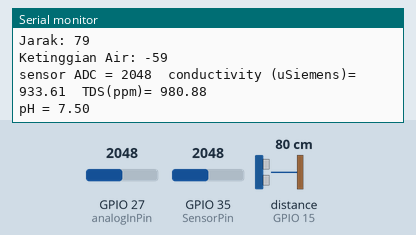
Recording of a sketch running on a simulated ESP32. Shown: the last lines printed to the serial monitor. Wiring (inferred from the names in the program): ultrasonic range finder: trigger GPIO 2; echo GPIO 15. The test bench sets the inputs (shaded band); at power-on: distance to the obstacle (sensor on GPIO 15) 80 cm, GPIO 27 (analogInPin) = 2048, GPIO 35 (SensorPin) = 2048. The echo pulse lasts 58.3 µs per cm; WiFi joins after 1.5 s; servers stay silent unless stated.

Above: at 2.7 s.
2.8 s: distance to the obstacle (sensor on GPIO 15) set to 2 cm
At 3.6 s:
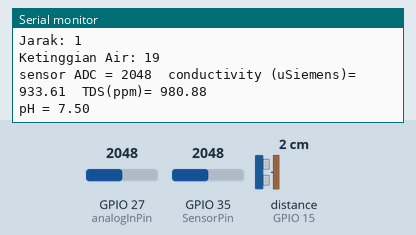
4.3 s: GPIO 27 (analogInPin) set to 2866
At 5.5 s:
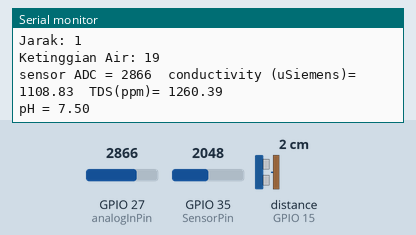
5.8 s: GPIO 35 (SensorPin) set to 2866
At 7.1 s:
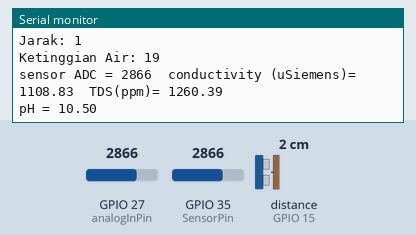
7.3 s: distance to the obstacle (sensor on GPIO 15) set to 4 cm
At 8.3 s:
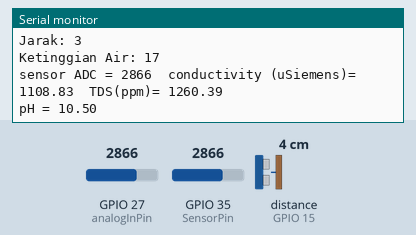
8.8 s: GPIO 27 (analogInPin) set to 3603
At 10.1 s:
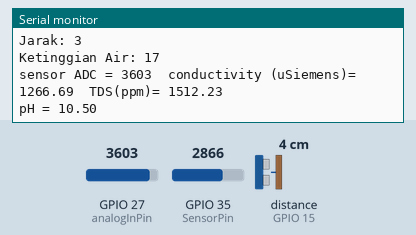
10.3 s: GPIO 35 (SensorPin) set to 3603
At 12.1 s:
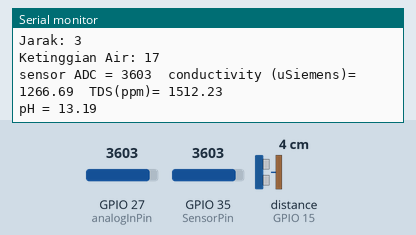
Timing chart, 0 to 12.8 s (numbered marks = the images above; inputs shaded):
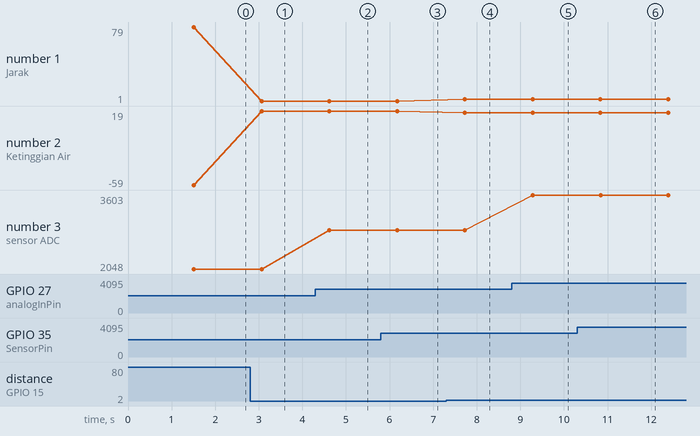

Measured:
- after the input at 2.8 s, the serial monitor: prints a new line after 0.26 s (image 1)
- after the input at 4.3 s, the serial monitor: prints a new line after 0.32 s (image 2)
- after the input at 5.8 s, the serial monitor: prints a new line after 0.48 s (image 3)
- after the input at 7.3 s, the serial monitor: prints a new line after 0.43 s (image 4)
- after the input at 8.8 s, the serial monitor: prints a new line after 0.48 s (image 5)
- after the input at 10.3 s, the serial monitor: prints a new line after 0.64 s (image 6)
- plotted number 1: 79 → 1 after the input at 2.8 s, 1 → 3 after the input at 7.3 s
- plotted number 2: -59 → 19 after the input at 2.8 s, 19 → 17 after the input at 7.3 s

The sketch:

Tambak_Udang_Sehat.ino
```cpp
//PUNYA ESP32
#include <WiFi.h>
#include <IOXhop_FirebaseESP32.h>
#define FIREBASE_HOST ""
#define FIREBASE_AUTH ""
#define WIFI_SSID "JTE-2"
#define WIFI_PASSWORD "elektro2"

//PUNYA ULTRASONIC
const int trigPin = 2;
const int echoPin = 15;
long duration;
int distance;
int ketinggianAir;

//PUNYA TDS
#define analogInPin 27
int sensorValue;
float outputValueConductivity;
float outputValueTDS;

//PUNYA PH METER
#define SensorPin 35
unsigned long int avgValue;
float b;
int buf[10],temp;
float phValue;

void setup() {
  Serial.begin(115200);

//PUNYA ESP32
  WiFi.begin(WIFI_SSID, WIFI_PASSWORD);
  Serial.print("connecting");
  while (WiFi.status() != WL_CONNECTED) {
    Serial.print(".");
    delay(500);
  }
  Serial.println();
  Serial.print("connected: ");
  Serial.println(WiFi.localIP());

  Firebase.begin(FIREBASE_HOST, FIREBASE_AUTH);

//PUNYA ULTRASONIC
  pinMode(trigPin, OUTPUT);
  pinMode(echoPin, INPUT);
}

void loop() {
  ultrasonic();
  tds();
  phMeter();
  sendDataFirebase();
  delay(1000);
}

void ultrasonic(){
  digitalWrite(trigPin, LOW); //KONFIGURASI ULTRASONIC
  delayMicroseconds(2);
  digitalWrite(trigPin, HIGH);
  delayMicroseconds(10);
  digitalWrite(trigPin, LOW);
  duration = pulseIn(echoPin, HIGH);
  distance= duration*0.034/2;

  Serial.print("Jarak: ");
  Serial.println(distance); //TAMPILKAN JARAK ANTARA ULTRASONIC DAN BENDA
  ketinggianAir = 20 - distance; //RUMUS MENGUKUR KETINGGIAN AIR
  Serial.print("Ketinggian Air: ");
  Serial.println(ketinggianAir); //TAMPILKAN KETINGGIAN AIR
}

void tds(){
  sensorValue = analogRead(analogInPin);
  outputValueConductivity = (0.2142*sensorValue)+494.93;
  outputValueTDS = (0.3417*sensorValue)+281.08;
  Serial.print("sensor ADC = ");
  Serial.print(sensorValue);
  Serial.print("  conductivity (uSiemens)= ");
  Serial.print(outputValueConductivity);
  Serial.print("  TDS(ppm)= ");
  Serial.println(outputValueTDS);
}

void phMeter(){
  for(int i=0;i<10;i++){
    buf[i]=analogRead(SensorPin);
    delay(10);
  }
  for(int i=0;i<9;i++){
    for(int j=i+1;j<10;j++){
      if(buf[i]>buf[j]){
        temp=buf[i];
        buf[i]=buf[j];
        buf[j]=temp;
      }
    }
  }
  avgValue=0;
  for(int i=2;i<8;i++)
  avgValue+=buf[i];
  phValue = (float)avgValue*5.0/4096/6;
  phValue = 3.0*phValue;
  Serial.print("pH = ");
  Serial.println(phValue,2);
}

void sendDataFirebase(){
  Firebase.setInt("realtime_monitoring/ketinggian_air", ketinggianAir);
  Firebase.setFloat("realtime_monitoring/tds", outputValueTDS);
  Firebase.setFloat("realtime_monitoring/ph_meter", phValue);
}
```
